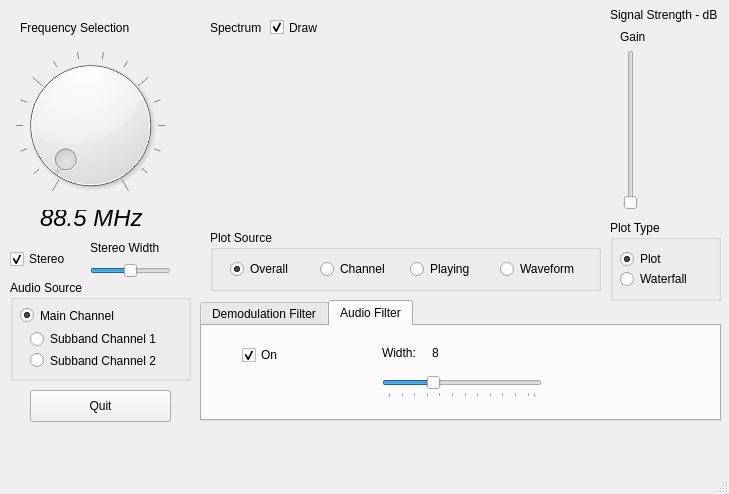
<?xml version="1.0" encoding="UTF-8"?>
<ui version="4.0">
 <class>MainWindow</class>
 <widget class="QMainWindow" name="MainWindow">
  <property name="geometry">
   <rect>
    <x>0</x>
    <y>0</y>
    <width>729</width>
    <height>494</height>
   </rect>
  </property>
  <property name="windowTitle">
   <string>MainWindow</string>
  </property>
  <widget class="QWidget" name="centralwidget">
   <widget class="QPushButton" name="exitButton">
    <property name="geometry">
     <rect>
      <x>30</x>
      <y>390</y>
      <width>141</width>
      <height>32</height>
     </rect>
    </property>
    <property name="text">
     <string>Quit</string>
    </property>
   </widget>
   <widget class="QSlider" name="stereoWidthSlider">
    <property name="geometry">
     <rect>
      <x>90</x>
      <y>260</y>
      <width>81</width>
      <height>22</height>
     </rect>
    </property>
    <property name="sizePolicy">
     <sizepolicy hsizetype="Expanding" vsizetype="Fixed">
      <horstretch>0</horstretch>
      <verstretch>0</verstretch>
     </sizepolicy>
    </property>
    <property name="maximum">
     <number>100</number>
    </property>
    <property name="value">
     <number>50</number>
    </property>
    <property name="orientation">
     <enum>Qt::Horizontal</enum>
    </property>
   </widget>
   <widget class="QLabel" name="label">
    <property name="geometry">
     <rect>
      <x>20</x>
      <y>20</y>
      <width>141</width>
      <height>16</height>
     </rect>
    </property>
    <property name="text">
     <string>Frequency Selection</string>
    </property>
   </widget>
   <widget class="QDial" name="freqSelect">
    <property name="geometry">
     <rect>
      <x>-10</x>
      <y>50</y>
      <width>201</width>
      <height>151</height>
     </rect>
    </property>
    <property name="autoFillBackground">
     <bool>false</bool>
    </property>
    <property name="minimum">
     <number>881</number>
    </property>
    <property name="maximum">
     <number>1079</number>
    </property>
    <property name="singleStep">
     <number>2</number>
    </property>
    <property name="sliderPosition">
     <number>885</number>
    </property>
    <property name="orientation">
     <enum>Qt::Horizontal</enum>
    </property>
    <property name="invertedAppearance">
     <bool>false</bool>
    </property>
    <property name="wrapping">
     <bool>false</bool>
    </property>
    <property name="notchTarget">
     <double>6.699999999999999</double>
    </property>
    <property name="notchesVisible">
     <bool>true</bool>
    </property>
   </widget>
   <widget class="QLabel" name="label_2">
    <property name="geometry">
     <rect>
      <x>210</x>
      <y>20</y>
      <width>56</width>
      <height>16</height>
     </rect>
    </property>
    <property name="text">
     <string>Spectrum</string>
    </property>
   </widget>
   <widget class="QLabel" name="curFreq">
    <property name="geometry">
     <rect>
      <x>40</x>
      <y>210</y>
      <width>121</width>
      <height>16</height>
     </rect>
    </property>
    <property name="font">
     <font>
      <family>Helvetica</family>
      <pointsize>18</pointsize>
      <italic>true</italic>
     </font>
    </property>
    <property name="text">
     <string>88.5 MHz</string>
    </property>
   </widget>
   <widget class="QwtPlot" name="spectrumPlot">
    <property name="geometry">
     <rect>
      <x>170</x>
      <y>40</y>
      <width>431</width>
      <height>200</height>
     </rect>
    </property>
   </widget>
   <widget class="QwtThermo" name="signalMeter">
    <property name="geometry">
     <rect>
      <x>660</x>
      <y>30</y>
      <width>51</width>
      <height>191</height>
     </rect>
    </property>
    <property name="alarmEnabled">
     <bool>false</bool>
    </property>
    <property name="fillColor">
     <color>
      <red>51</red>
      <green>114</green>
      <blue>193</blue>
     </color>
    </property>
    <property name="maxValue">
     <double>0.000000000000000</double>
    </property>
    <property name="minValue">
     <double>-40.000000000000000</double>
    </property>
    <property name="value">
     <double>-35.000000000000000</double>
    </property>
   </widget>
   <widget class="QLabel" name="label_3">
    <property name="geometry">
     <rect>
      <x>610</x>
      <y>0</y>
      <width>120</width>
      <height>30</height>
     </rect>
    </property>
    <property name="text">
     <string>Signal Strength - dB</string>
    </property>
   </widget>
   <widget class="QCheckBox" name="checkBox">
    <property name="geometry">
     <rect>
      <x>10</x>
      <y>250</y>
      <width>85</width>
      <height>18</height>
     </rect>
    </property>
    <property name="text">
     <string>Stereo</string>
    </property>
    <property name="checked">
     <bool>true</bool>
    </property>
   </widget>
   <widget class="QLabel" name="label_4">
    <property name="geometry">
     <rect>
      <x>90</x>
      <y>240</y>
      <width>81</width>
      <height>16</height>
     </rect>
    </property>
    <property name="text">
     <string>Stereo Width</string>
    </property>
   </widget>
   <widget class="QTabWidget" name="tabWidget">
    <property name="geometry">
     <rect>
      <x>200</x>
      <y>300</y>
      <width>521</width>
      <height>121</height>
     </rect>
    </property>
    <property name="currentIndex">
     <number>1</number>
    </property>
    <widget class="QWidget" name="demodfilt">
     <attribute name="title">
      <string>Demodulation Filter</string>
     </attribute>
     <widget class="QSlider" name="demodFilterSize">
      <property name="geometry">
       <rect>
        <x>170</x>
        <y>50</y>
        <width>160</width>
        <height>22</height>
       </rect>
      </property>
      <property name="minimum">
       <number>1</number>
      </property>
      <property name="maximum">
       <number>61</number>
      </property>
      <property name="singleStep">
       <number>2</number>
      </property>
      <property name="value">
       <number>21</number>
      </property>
      <property name="orientation">
       <enum>Qt::Horizontal</enum>
      </property>
      <property name="tickPosition">
       <enum>QSlider::TicksBelow</enum>
      </property>
      <property name="tickInterval">
       <number>5</number>
      </property>
     </widget>
     <widget class="QLabel" name="label_6">
      <property name="geometry">
       <rect>
        <x>170</x>
        <y>30</y>
        <width>56</width>
        <height>13</height>
       </rect>
      </property>
      <property name="text">
       <string>Size:</string>
      </property>
     </widget>
     <widget class="QLabel" name="demodFiltSizeLabel">
      <property name="geometry">
       <rect>
        <x>210</x>
        <y>30</y>
        <width>56</width>
        <height>13</height>
       </rect>
      </property>
      <property name="text">
       <string>21</string>
      </property>
     </widget>
     <widget class="QRadioButton" name="demodFiltMedian">
      <property name="geometry">
       <rect>
        <x>20</x>
        <y>10</y>
        <width>97</width>
        <height>18</height>
       </rect>
      </property>
      <property name="text">
       <string>Median</string>
      </property>
      <property name="checked">
       <bool>true</bool>
      </property>
     </widget>
     <widget class="QRadioButton" name="demodFiltLP">
      <property name="geometry">
       <rect>
        <x>20</x>
        <y>50</y>
        <width>97</width>
        <height>18</height>
       </rect>
      </property>
      <property name="text">
       <string>Lowpass</string>
      </property>
     </widget>
    </widget>
    <widget class="QWidget" name="tab">
     <attribute name="title">
      <string>Audio Filter</string>
     </attribute>
     <widget class="QSlider" name="audioFilterSizeSlider">
      <property name="geometry">
       <rect>
        <x>180</x>
        <y>50</y>
        <width>160</width>
        <height>22</height>
       </rect>
      </property>
      <property name="autoFillBackground">
       <bool>false</bool>
      </property>
      <property name="minimum">
       <number>1</number>
      </property>
      <property name="maximum">
       <number>24</number>
      </property>
      <property name="value">
       <number>8</number>
      </property>
      <property name="orientation">
       <enum>Qt::Horizontal</enum>
      </property>
      <property name="tickPosition">
       <enum>QSlider::TicksBelow</enum>
      </property>
      <property name="tickInterval">
       <number>2</number>
      </property>
     </widget>
     <widget class="QLabel" name="label_5">
      <property name="geometry">
       <rect>
        <x>180</x>
        <y>20</y>
        <width>56</width>
        <height>13</height>
       </rect>
      </property>
      <property name="text">
       <string>Width:</string>
      </property>
     </widget>
     <widget class="QLabel" name="audioFilterSizeText">
      <property name="geometry">
       <rect>
        <x>230</x>
        <y>20</y>
        <width>56</width>
        <height>13</height>
       </rect>
      </property>
      <property name="text">
       <string>8</string>
      </property>
     </widget>
     <widget class="QCheckBox" name="audioFilterActive">
      <property name="geometry">
       <rect>
        <x>40</x>
        <y>20</y>
        <width>85</width>
        <height>18</height>
       </rect>
      </property>
      <property name="text">
       <string>On</string>
      </property>
      <property name="checked">
       <bool>true</bool>
      </property>
     </widget>
    </widget>
   </widget>
   <widget class="QCheckBox" name="drawPlot">
    <property name="geometry">
     <rect>
      <x>270</x>
      <y>17</y>
      <width>85</width>
      <height>21</height>
     </rect>
    </property>
    <property name="text">
     <string>Draw</string>
    </property>
    <property name="checked">
     <bool>true</bool>
    </property>
   </widget>
   <widget class="QGroupBox" name="groupBox">
    <property name="geometry">
     <rect>
      <x>610</x>
      <y>220</y>
      <width>111</width>
      <height>81</height>
     </rect>
    </property>
    <property name="title">
     <string>Plot Type</string>
    </property>
    <widget class="QRadioButton" name="waterfallButton">
     <property name="geometry">
      <rect>
       <x>10</x>
       <y>50</y>
       <width>97</width>
       <height>18</height>
      </rect>
     </property>
     <property name="text">
      <string>Waterfall</string>
     </property>
    </widget>
    <widget class="QRadioButton" name="plotButton">
     <property name="geometry">
      <rect>
       <x>10</x>
       <y>30</y>
       <width>97</width>
       <height>18</height>
      </rect>
     </property>
     <property name="text">
      <string>Plot</string>
     </property>
     <property name="checked">
      <bool>true</bool>
     </property>
    </widget>
   </widget>
   <widget class="QGroupBox" name="groupBox_2">
    <property name="geometry">
     <rect>
      <x>210</x>
      <y>230</y>
      <width>391</width>
      <height>61</height>
     </rect>
    </property>
    <property name="title">
     <string>Plot Source</string>
    </property>
    <widget class="QRadioButton" name="spectrum_overall">
     <property name="geometry">
      <rect>
       <x>20</x>
       <y>30</y>
       <width>97</width>
       <height>18</height>
      </rect>
     </property>
     <property name="text">
      <string>Overall</string>
     </property>
     <property name="checked">
      <bool>true</bool>
     </property>
    </widget>
    <widget class="QRadioButton" name="spectrum_channel">
     <property name="geometry">
      <rect>
       <x>110</x>
       <y>30</y>
       <width>97</width>
       <height>18</height>
      </rect>
     </property>
     <property name="text">
      <string>Channel</string>
     </property>
    </widget>
    <widget class="QRadioButton" name="spectrum_playing">
     <property name="geometry">
      <rect>
       <x>200</x>
       <y>30</y>
       <width>97</width>
       <height>18</height>
      </rect>
     </property>
     <property name="text">
      <string>Playing</string>
     </property>
    </widget>
    <widget class="QRadioButton" name="spectrum_waveform">
     <property name="geometry">
      <rect>
       <x>290</x>
       <y>30</y>
       <width>97</width>
       <height>18</height>
      </rect>
     </property>
     <property name="text">
      <string>Waveform</string>
     </property>
    </widget>
   </widget>
   <widget class="QGroupBox" name="groupBox_3">
    <property name="geometry">
     <rect>
      <x>10</x>
      <y>280</y>
      <width>181</width>
      <height>101</height>
     </rect>
    </property>
    <property name="title">
     <string>Audio Source</string>
    </property>
    <widget class="QRadioButton" name="mainchannel">
     <property name="geometry">
      <rect>
       <x>10</x>
       <y>20</y>
       <width>121</width>
       <height>31</height>
      </rect>
     </property>
     <property name="text">
      <string>Main Channel</string>
     </property>
     <property name="checked">
      <bool>true</bool>
     </property>
    </widget>
    <widget class="QRadioButton" name="subband2">
     <property name="geometry">
      <rect>
       <x>20</x>
       <y>70</y>
       <width>141</width>
       <height>21</height>
      </rect>
     </property>
     <property name="text">
      <string>Subband Channel 2</string>
     </property>
    </widget>
    <widget class="QRadioButton" name="subband1">
     <property name="geometry">
      <rect>
       <x>20</x>
       <y>50</y>
       <width>141</width>
       <height>18</height>
      </rect>
     </property>
     <property name="text">
      <string>Subband Channel 1</string>
     </property>
    </widget>
   </widget>
   <widget class="QSlider" name="verticalSlider">
    <property name="geometry">
     <rect>
      <x>620</x>
      <y>50</y>
      <width>22</width>
      <height>160</height>
     </rect>
    </property>
    <property name="orientation">
     <enum>Qt::Vertical</enum>
    </property>
   </widget>
   <widget class="QLabel" name="label_7">
    <property name="geometry">
     <rect>
      <x>620</x>
      <y>30</y>
      <width>46</width>
      <height>13</height>
     </rect>
    </property>
    <property name="text">
     <string>Gain</string>
    </property>
   </widget>
  </widget>
  <widget class="QMenuBar" name="menubar">
   <property name="geometry">
    <rect>
     <x>0</x>
     <y>0</y>
     <width>729</width>
     <height>21</height>
    </rect>
   </property>
  </widget>
  <widget class="QStatusBar" name="statusbar"/>
  <action name="actionSetFreq">
   <property name="text">
    <string>setFreq</string>
   </property>
  </action>
 </widget>
 <customwidgets>
  <customwidget>
   <class>QwtPlot</class>
   <extends>QFrame</extends>
   <header>qwt_plot.h</header>
  </customwidget>
  <customwidget>
   <class>QwtThermo</class>
   <extends>QWidget</extends>
   <header>qwt_thermo.h</header>
  </customwidget>
 </customwidgets>
 <resources/>
 <connections>
  <connection>
   <sender>exitButton</sender>
   <signal>clicked()</signal>
   <receiver>MainWindow</receiver>
   <slot>terminate()</slot>
   <hints>
    <hint type="sourcelabel">
     <x>30</x>
     <y>422</y>
    </hint>
    <hint type="destinationlabel">
     <x>569</x>
     <y>383</y>
    </hint>
   </hints>
  </connection>
  <connection>
   <sender>freqSelect</sender>
   <signal>valueChanged(int)</signal>
   <receiver>MainWindow</receiver>
   <slot>setFreq()</slot>
   <hints>
    <hint type="sourcelabel">
     <x>184</x>
     <y>158</y>
    </hint>
    <hint type="destinationlabel">
     <x>167</x>
     <y>256</y>
    </hint>
   </hints>
  </connection>
  <connection>
   <sender>exitButton</sender>
   <signal>clicked()</signal>
   <receiver>MainWindow</receiver>
   <slot>close()</slot>
   <hints>
    <hint type="sourcelabel">
     <x>65</x>
     <y>422</y>
    </hint>
    <hint type="destinationlabel">
     <x>650</x>
     <y>345</y>
    </hint>
   </hints>
  </connection>
  <connection>
   <sender>audioFilterSizeSlider</sender>
   <signal>sliderMoved(int)</signal>
   <receiver>audioFilterSizeText</receiver>
   <slot>setNum(int)</slot>
   <hints>
    <hint type="sourcelabel">
     <x>476</x>
     <y>419</y>
    </hint>
    <hint type="destinationlabel">
     <x>434</x>
     <y>380</y>
    </hint>
   </hints>
  </connection>
  <connection>
   <sender>demodFilterSize</sender>
   <signal>sliderMoved(int)</signal>
   <receiver>demodFiltSizeLabel</receiver>
   <slot>setNum(int)</slot>
   <hints>
    <hint type="sourcelabel">
     <x>421</x>
     <y>419</y>
    </hint>
    <hint type="destinationlabel">
     <x>415</x>
     <y>390</y>
    </hint>
   </hints>
  </connection>
  <connection>
   <sender>checkBox</sender>
   <signal>clicked(bool)</signal>
   <receiver>MainWindow</receiver>
   <slot>setUseStereo(bool)</slot>
   <hints>
    <hint type="sourcelabel">
     <x>28</x>
     <y>289</y>
    </hint>
    <hint type="destinationlabel">
     <x>50</x>
     <y>267</y>
    </hint>
   </hints>
  </connection>
  <connection>
   <sender>stereoWidthSlider</sender>
   <signal>sliderMoved(int)</signal>
   <receiver>MainWindow</receiver>
   <slot>setStereoWidth(int)</slot>
   <hints>
    <hint type="sourcelabel">
     <x>139</x>
     <y>303</y>
    </hint>
    <hint type="destinationlabel">
     <x>134</x>
     <y>353</y>
    </hint>
   </hints>
  </connection>
  <connection>
   <sender>demodFiltMedian</sender>
   <signal>clicked(bool)</signal>
   <receiver>MainWindow</receiver>
   <slot>setDemodFiltMedian(bool)</slot>
   <hints>
    <hint type="sourcelabel">
     <x>260</x>
     <y>375</y>
    </hint>
    <hint type="destinationlabel">
     <x>175</x>
     <y>357</y>
    </hint>
   </hints>
  </connection>
  <connection>
   <sender>demodFiltLP</sender>
   <signal>clicked(bool)</signal>
   <receiver>MainWindow</receiver>
   <slot>setDemodFiltLP(bool)</slot>
   <hints>
    <hint type="sourcelabel">
     <x>266</x>
     <y>415</y>
    </hint>
    <hint type="destinationlabel">
     <x>177</x>
     <y>387</y>
    </hint>
   </hints>
  </connection>
  <connection>
   <sender>demodFilterSize</sender>
   <signal>sliderMoved(int)</signal>
   <receiver>MainWindow</receiver>
   <slot>setDemodFiltSize(int)</slot>
   <hints>
    <hint type="sourcelabel">
     <x>440</x>
     <y>419</y>
    </hint>
    <hint type="destinationlabel">
     <x>716</x>
     <y>382</y>
    </hint>
   </hints>
  </connection>
  <connection>
   <sender>audioFilterActive</sender>
   <signal>clicked(bool)</signal>
   <receiver>MainWindow</receiver>
   <slot>setAudioFiltUse(bool)</slot>
   <hints>
    <hint type="sourcelabel">
     <x>254</x>
     <y>385</y>
    </hint>
    <hint type="destinationlabel">
     <x>188</x>
     <y>364</y>
    </hint>
   </hints>
  </connection>
  <connection>
   <sender>audioFilterSizeSlider</sender>
   <signal>sliderMoved(int)</signal>
   <receiver>MainWindow</receiver>
   <slot>setAudioFiltSize(int)</slot>
   <hints>
    <hint type="sourcelabel">
     <x>501</x>
     <y>419</y>
    </hint>
    <hint type="destinationlabel">
     <x>690</x>
     <y>277</y>
    </hint>
   </hints>
  </connection>
  <connection>
   <sender>spectrum_playing</sender>
   <signal>clicked(bool)</signal>
   <receiver>MainWindow</receiver>
   <slot>setSpectrumPlaying(bool)</slot>
   <hints>
    <hint type="sourcelabel">
     <x>488</x>
     <y>299</y>
    </hint>
    <hint type="destinationlabel">
     <x>497</x>
     <y>287</y>
    </hint>
   </hints>
  </connection>
  <connection>
   <sender>spectrum_overall</sender>
   <signal>clicked(bool)</signal>
   <receiver>MainWindow</receiver>
   <slot>setSpectrumOverall(bool)</slot>
   <hints>
    <hint type="sourcelabel">
     <x>280</x>
     <y>291</y>
    </hint>
    <hint type="destinationlabel">
     <x>310</x>
     <y>283</y>
    </hint>
   </hints>
  </connection>
  <connection>
   <sender>spectrum_channel</sender>
   <signal>clicked(bool)</signal>
   <receiver>MainWindow</receiver>
   <slot>setSpectrumChannel(bool)</slot>
   <hints>
    <hint type="sourcelabel">
     <x>344</x>
     <y>295</y>
    </hint>
    <hint type="destinationlabel">
     <x>329</x>
     <y>291</y>
    </hint>
   </hints>
  </connection>
  <connection>
   <sender>spectrum_waveform</sender>
   <signal>clicked(bool)</signal>
   <receiver>MainWindow</receiver>
   <slot>setSpectrumWaveform(bool)</slot>
   <hints>
    <hint type="sourcelabel">
     <x>589</x>
     <y>289</y>
    </hint>
    <hint type="destinationlabel">
     <x>645</x>
     <y>259</y>
    </hint>
   </hints>
  </connection>
 </connections>
 <slots>
  <signal>currentPower(int)</signal>
  <slot>setFreq()</slot>
  <slot>terminate()</slot>
  <slot>setUseStereo(bool)</slot>
  <slot>setStereoWidth(int)</slot>
  <slot>setSpectrumOverall(bool)</slot>
  <slot>setSpectrumChannel(bool)</slot>
  <slot>setSpectrumPlaying(bool)</slot>
  <slot>setSpectrumWaveform(bool)</slot>
  <slot>setDemodFiltMedian(bool)</slot>
  <slot>setDemodFiltLP(bool)</slot>
  <slot>setDemodFiltSize(int)</slot>
  <slot>setAudioFiltUse(bool)</slot>
  <slot>setAudioFiltSize(int)</slot>
 </slots>
</ui>
